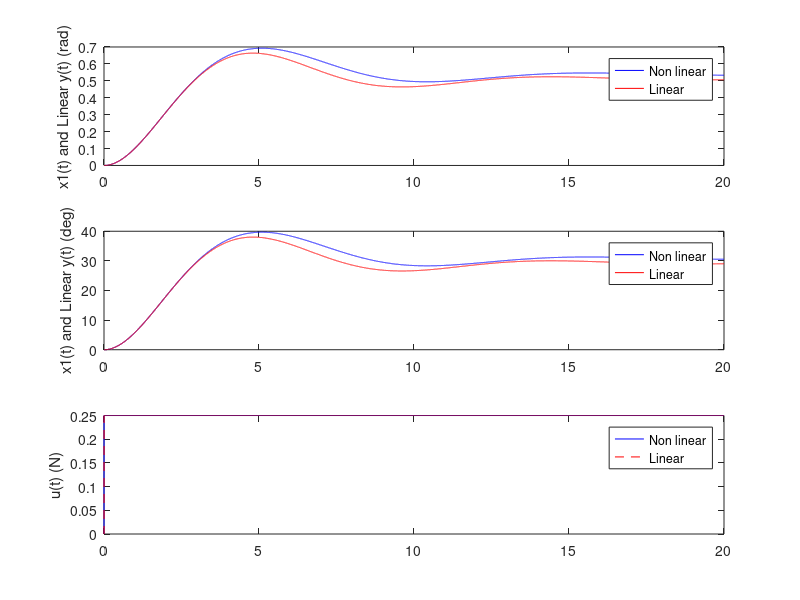

Write MATLAB code to recreate this figure.
%% Damped Pendulum Control
clear all; close all; clc;

%% Parameter for the model based on the paper of Lemes et al. (2010)
J = 0.4; % [kg*m^2]
c = 0.2; % damping factor
m = 0.4; % [kg]
g = 9.8; % [m/s^2]
d = 0.05; % [m]
r = 0.4; % [m]

    % Linear Transfer Function approximation
    %                           r
    %  theta(s)/F(s) = -------------------
    %                   J*s^2 +c*s +m*g*d

    % F(s) is the propulsion system force [N]
    % theta(s) is the pendulum angular position [rad]
    Gs = tf(r, [J  c  m*g*d]);
    
    Ts = 0.001; % Sampling time (seconds)
    Gz = c2d(Gs,Ts,'zoh');
       Bz = Gz.num{1};
            b0 = Bz(2); b1 = Bz(3);
       Az = Gz.den{1};
            a1 = Az(2); a2 = Az(3);

% Non linear pendulum model
  % x1 is the angular position (rad); x2 is the angular velocity (rad/s).
  % u is the propulsion system force (N)
  % x1(k) = x1(k-1) +Ts*x2(k-1);
  % x2(k) = (1- c*Ts/J)*x2(k-1) -(m*g*d*Ts/J)*sin(x1(k-1)) +(r*Ts/J)*u(k-1);


% System non linear simulation
tfinal = 20; % total simulation time (seconds)
N = round( tfinal/Ts ); % total number of samples

% Initial conditions
    x1(1)=0;
    x2(1)=0;
    u(1)=0;

for k = 2:N
% Non linear pendulum model
  x1(k) = x1(k-1) +Ts*x2(k-1);
  x2(k) = (1- c*Ts/J)*x2(k-1) -(m*g*d*Ts/J)*sin(x1(k-1)) +(r*Ts/J)*u(k-1);

  % Controller
  u(k) = 0.25; % Control Law in open-loop.
end


% System linear simulation
% Initial conditions
    y(1)=0; y(2)=0;
    uL(1:2)=0; % Remark: uL refers to the linear control signal

for k = 3:N
% Linear pendulum model
  y(k) = -a1*y(k-1) -a2*y(k-2) +b0*uL(k-1) +b1*uL(k-2);

  % Controller
  uL(k) = 0.25; % Control Law in open-loop.
end



% Plots
t = 0:Ts:N*Ts-Ts;
subplot(311)
    plot(t,x1,'b',t,y,'r');
    ylabel('x1(t) and Linear y(t) (rad)');
    legend('Non linear','Linear');
subplot(312)
    plot(t,(180/pi)*x1,'b',t,(180/pi)*y,'r');
    ylabel('x1(t) and Linear y(t) (deg)');
    legend('Non linear','Linear');
subplot(313)
    plot(t,u,'b', t,uL,'--r');
    ylabel('u(t) (N)');
    legend('Non linear','Linear');





